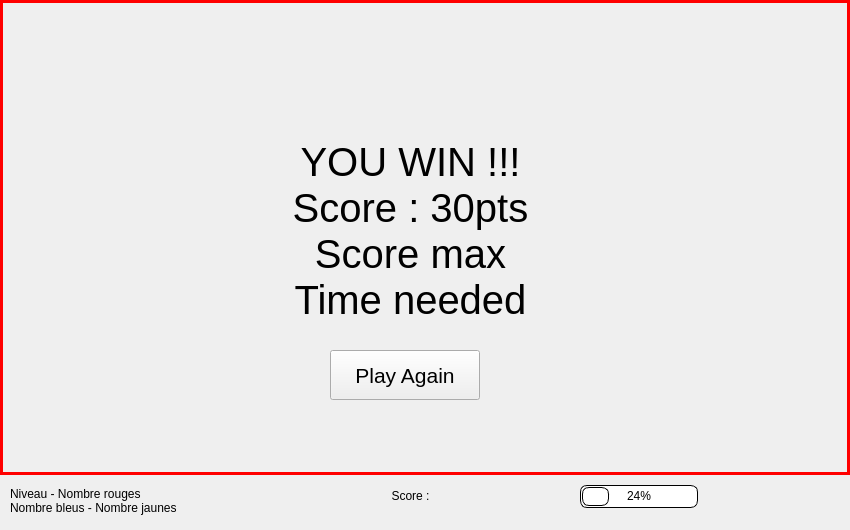
<?xml version="1.0" encoding="UTF-8"?>
<ui version="4.0">
 <class>MainWindow</class>
 <widget class="QMainWindow" name="MainWindow">
  <property name="geometry">
   <rect>
    <x>0</x>
    <y>0</y>
    <width>850</width>
    <height>530</height>
   </rect>
  </property>
  <property name="windowTitle">
   <string>MainWindow</string>
  </property>
  <widget class="QWidget" name="centralWidget">
   <widget class="QLabel" name="progression">
    <property name="geometry">
     <rect>
      <x>10</x>
      <y>480</y>
      <width>291</width>
      <height>41</height>
     </rect>
    </property>
    <property name="text">
     <string>Niveau - Nombre rouges
Nombre bleus - Nombre jaunes</string>
    </property>
   </widget>
   <widget class="QLabel" name="win">
    <property name="geometry">
     <rect>
      <x>10</x>
      <y>110</y>
      <width>801</width>
      <height>241</height>
     </rect>
    </property>
    <property name="font">
     <font>
      <pointsize>30</pointsize>
     </font>
    </property>
    <property name="text">
     <string>YOU WIN !!!
Score : 30pts
Score max
Time needed</string>
    </property>
    <property name="alignment">
     <set>Qt::AlignCenter</set>
    </property>
   </widget>
   <widget class="QPushButton" name="play_again">
    <property name="geometry">
     <rect>
      <x>330</x>
      <y>350</y>
      <width>150</width>
      <height>50</height>
     </rect>
    </property>
    <property name="font">
     <font>
      <pointsize>16</pointsize>
     </font>
    </property>
    <property name="text">
     <string>Play Again</string>
    </property>
   </widget>
   <widget class="QLabel" name="score">
    <property name="geometry">
     <rect>
      <x>320</x>
      <y>470</y>
      <width>181</width>
      <height>51</height>
     </rect>
    </property>
    <property name="text">
     <string>Score :</string>
    </property>
    <property name="alignment">
     <set>Qt::AlignCenter</set>
    </property>
   </widget>
   <widget class="QProgressBar" name="progressBar">
    <property name="geometry">
     <rect>
      <x>580</x>
      <y>485</y>
      <width>118</width>
      <height>23</height>
     </rect>
    </property>
    <property name="styleSheet">
     <string notr="true">QProgressBar {
border: 1px solid black;
text-align: center;
padding: 1px;
border-radius: 7px;
background: QLinearGradient( x1: 0, y1: 0, x2: 1, y2: 0,
stop: 0 #fff,
stop: 0.4999 #eee,
stop: 0.5 #ddd,
stop: 1 #eee );
width: 15px;
}

QProgressBar::chunk {
background: QLinearGradient( x1: 0, y1: 0, x2: 1, y2: 0,
stop: 0 #78d,
stop: 0.4999 #46a,
stop: 0.5 #45a,
stop: 1 #238 );
border-radius: 7px;
border: 1px solid black;
}</string>
    </property>
    <property name="value">
     <number>24</number>
    </property>
   </widget>
   <widget class="QLabel" name="fond">
    <property name="geometry">
     <rect>
      <x>0</x>
      <y>0</y>
      <width>850</width>
      <height>475</height>
     </rect>
    </property>
    <property name="autoFillBackground">
     <bool>false</bool>
    </property>
    <property name="styleSheet">
     <string notr="true">border:3px solid red;</string>
    </property>
    <property name="text">
     <string/>
    </property>
   </widget>
   <zorder>fond</zorder>
   <zorder>progression</zorder>
   <zorder>win</zorder>
   <zorder>play_again</zorder>
   <zorder>score</zorder>
   <zorder>progressBar</zorder>
  </widget>
 </widget>
 <layoutdefault spacing="6" margin="11"/>
 <resources/>
 <connections/>
</ui>
